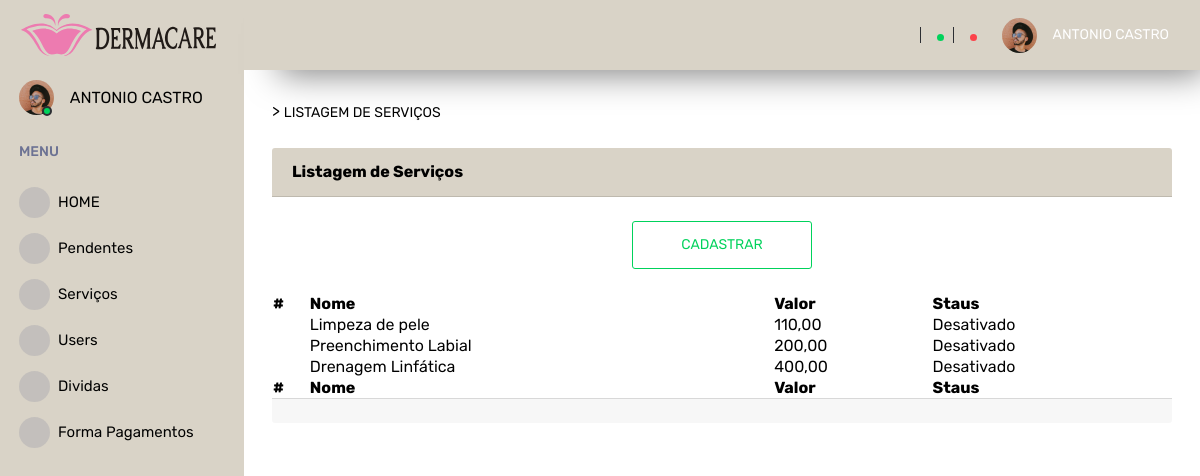
The app's page /servico_adm/index (signed in) with its own data.
### tables this page shows
CREATE TABLE `menu_item` (
  `id_menu_item` int(11) NOT NULL,
  `nome` varchar(45) DEFAULT NULL,
  `icon` varchar(45) DEFAULT NULL,
  `url` varchar(45) DEFAULT NULL,
  `menu_item` varchar(45) DEFAULT NULL,
  `tipo_user_id` int(11) NOT NULL
);

CREATE TABLE `servico` (
  `id` int(11) NOT NULL,
  `nome` varchar(255) NOT NULL,
  `valor` double NOT NULL,
  `status` int(11) NOT NULL DEFAULT 1
);

### app/Controllers/Servico_adm.php (called while the page is built, shortened)
<?php
class Servico_adm
{
    private $dados;
    private $Exception = false;
    public function index()
    {
        $visualizarLogin = new \App\Models\AdmsUser();
        $admServico = new \App\Models\AdmServico();
        $this->dados['tipo_user_id'] = $_SESSION['tipo_user_id'];
        $this->dados['menu'] = $visualizarLogin->menu_adm($this->dados);
        $this->dados['servicos'] = $admServico->get_servicos($this->dados);
        $this->dados['status'] = ($this->Exception) ? $this->Exception : '';
        $carregarView = new \Core\ConfigView("Views/adm/servico", $this->dados);
        $carregarView->renderizar();
    }
}

### app/Models/AdmsUser.php (called while the page is built, shortened)
<?php
class AdmsUser extends Conn
{
    public function menu_adm(array $dados = null)
    {
        try {
            $this->dados = $dados;
                $this->conn = $this->connect();
                $query_val = "SELECT *
                FROM menu_item
                WHERE tipo_user_id =:id";
                $result_val = $this->conn->prepare($query_val);
                $result_val->bindParam(":id", $this->dados['tipo_user_id'], PDO::PARAM_STR);
                $result_val->execute();
                $this->resultadoBd = $result_val->fetchAll();
                if ($this->resultadoBd) {
                    return $this->resultadoBd;
                } else {
                    throw new PDOException("Erro: Não foi possível executar a declaração sql");
                    return $this->resultadoBd;
                }
        } catch (PDOException $erro) {
            echo $erro->getMessage();
        }
    }
}

### app/Models/Conn.php (called while the page is built, shortened)
<?php
class Conn
{
    private string $db = "mysql";
    private string $host = "localhost";
    private string $user = "root";
    private string $pass = "";
    private string $dbname = "edukar_gestao";
    protected function connect()
    {
        $this->connect = new PDO($this->db . ':host=' . $this->host . ';dbname=' . $this->dbname, $this->user, $this->pass);
        $this->connect->setAttribute(PDO::ATTR_ERRMODE, PDO::ERRMODE_EXCEPTION);
        return $this->connect;
    }
}

### app/Models/AdmServico.php (called while the page is built, shortened)
<?php
class AdmServico extends Conn
{
    public function get_servicos(array $dados = null){
        try {
            $this->conn = $this->connect();
            $query_val = "SELECT * FROM servico";
            $result_val = $this->conn->prepare($query_val);
            $result_val->execute();
            $this->resultadoBd = json_decode(json_encode($result_val->fetchAll()), FALSE);
            if ($this->resultadoBd) {
                return $this->resultadoBd;
            } else {
                throw new PDOException("Erro: Não foi possível executar a declaração sql");
                return $this->resultadoBd;
            }
        } catch (PDOException $erro) {
            echo $erro->getMessage();
        }
    }
}

### app/Views/adm/servico.php (the view, shortened to what this page needs)
<?php
if (isset($this->dados['servicos'])) {
  $servicos = $this->dados['servicos'];
} else {
  $servicos = false;
}
$table = 2;
?>
<?php
require_once("app/Views/menu_footer/menu.php");
?>
<div class="main-panel">
  <div class="content-wrapper">
    >
    <a href="<?php echo URL . 'servico_adm/index' ?>" class="menu-link"><span>LISTAGEM DE SERVIÇOS</span></a>
    <br>
    <br>
    <div class="">
      <div class="card-header">
        <strong>Listagem de Serviços</strong>
      </div>
      <br>
      <div class="text-center">
        <a href="<?php echo URL . 'servico_adm/onShow' ?>" class="btn btn-outline-success btn-lg">CADASTRAR</a>
      </div>
      <br>
      <table id="example<?= $table; ?>" class="display" style="width:100%">
        <thead>
          <tr>
            <th>#</th>
            <th>Nome</th>
            <th>Valor</th>
            <th>Staus</th>
          </tr>
        </thead>
        <tbody>
          <?php if ($servicos) {
            foreach ($servicos as $servico) { ?>
              <tr class="tt">
                <td class="ttt" style='font-size:28px'>
                </td>
                <td><?= $servico->nome; ?></td>
                <td><?= number_format($servico->valor,2,",","."); ?></td>
                <td><?= ($servico->status == 2) ? "Ativo" : "Desativado"; ?></td>
              </tr>
          <?php  }
          }
          ?>
        </tbody>
        <tfoot>
          <tr>
            <th>#</th>
            <th>Nome</th>
            <th>Valor</th>
            <th>Staus</th>
          </tr>
        </tfoot>
      </table>
      <div class="card-footer text-center">
      </div>
    </div>
  </div>
</div>
<?php
require_once("app/Views/menu_footer/footer.php");
?>

### app/Views/menu_footer/menu.php (shortened to what this page needs)
<?php
if (isset($this->dados['menu'])) {
  $menu = $this->dados['menu'];
}
?>
<head>
  <link rel="stylesheet" href="<?php echo URL . 'app/assets/vendors/mdi/css/materialdesignicons.min.css'; ?>">
  <link rel="stylesheet" href="<?php echo URL . 'app/assets/vendors/css/vendor.bundle.base.css'; ?>">
  <link href="https://cdn.jsdelivr.net/npm/select2@4.1.0-rc.0/dist/css/select2.min.css" rel="stylesheet" />
  <link rel="stylesheet" href="<?php echo URL . 'app/assets/css/style.css'; ?>">
</head>
<body>
  <div class="container-scroller">
    <nav class="sidebar sidebar-offcanvas" id="sidebar">
      <div class="sidebar-brand-wrapper d-none d-lg-flex align-items-center justify-content-center fixed-top">
        <a class="sidebar-brand brand-logo" href="<?php echo URL . $_SESSION['home'] ?>">
          <img src="<?php echo URL . 'app/assets/images/logo-derma-h.svg'; ?>" alt="logo" />
        </a>
      </div>
      <ul class="nav">
        <li class="nav-item profile">
          <div class="profile-desc">
            <div class="profile-pic">
              <div class="count-indicator">
                <img class="img-xs rounded-circle " src="<?php echo URL . 'app/assets/images/faces/face15.jpg'; ?>" alt="">
                <span class="count bg-success"></span>
              </div>
              <div class="profile-name">
                <h5 class="mb-0 font-weight-normal"><?php echo $_SESSION['usuario_nome']; ?></h5>
              </div>
            </div>
          </div>
        </li>
        <li class="nav-item nav-category">
          <span class="nav-link">MENU</span>
        </li>
        <?php foreach ($menu as $item) {  ?>
          <li class="nav-item menu-items" id="<?php echo $item['url'] ?>">
            <a class="nav-link" href="<?php echo URL . $item['url']; ?>">
              <span class="menu-icon">
              </span>
              <span class="menu-title"><?php echo $item['menu_item']; ?></span>
            </a>
          </li>
        <?php } ?>
      </ul>
    </nav>
    <div class="container-fluid page-body-wrapper">
      <nav class="navbar p-0 fixed-top d-flex flex-row">
        <div class="navbar-menu-wrapper flex-grow d-flex align-items-stretch">
          <button class="navbar-toggler navbar-toggler align-self-center" type="button" data-toggle="minimize">
          </button>
          <ul class="navbar-nav w-100">
          </ul>
          <ul class="navbar-nav navbar-nav-right">
            <li class="nav-item dropdown border-left">
              <a class="nav-link count-indicator dropdown-toggle" id="messageDropdown" href="#" data-toggle="dropdown" aria-expanded="false">
                <span class="count bg-success"></span>
              </a>
            </li>
            <li class="nav-item dropdown border-left">
              <a class="nav-link count-indicator dropdown-toggle" id="notificationDropdown" href="#" data-toggle="dropdown">
                <span class="count bg-danger"></span>
              </a>
            </li>
            <li class="nav-item dropdown">
              <a class="nav-link" id="profileDropdown" href="#" data-toggle="dropdown">
                <div class="navbar-profile">
                  <img class="img-xs rounded-circle" src="<?php echo URL . 'app/assets/images/faces/face15.jpg'; ?>" alt="">
                  <p class="mb-0 d-none d-sm-block navbar-profile-name"><?php echo $_SESSION['usuario_nome']; ?></p>
                </div>
              </a>
            </li>
          </ul>
        </div>
      </nav>

### records on screen
menu_item: menu_item "HOME"
menu_item: menu_item "Pendentes"
menu_item: menu_item "Serviços"
menu_item: menu_item "Users"
menu_item: menu_item "Dividas"
menu_item: menu_item "Forma Pagamentos"
servico: nome "Limpeza de pele", valor "110,00", status "Desativado"
servico: nome "Preenchimento Labial", valor "200,00", status "Desativado"
servico: nome "Drenagem Linfática", valor "400,00", status "Desativado"

### other values on screen
$_SESSION['usuario_nome'] "ANTONIO CASTRO"
